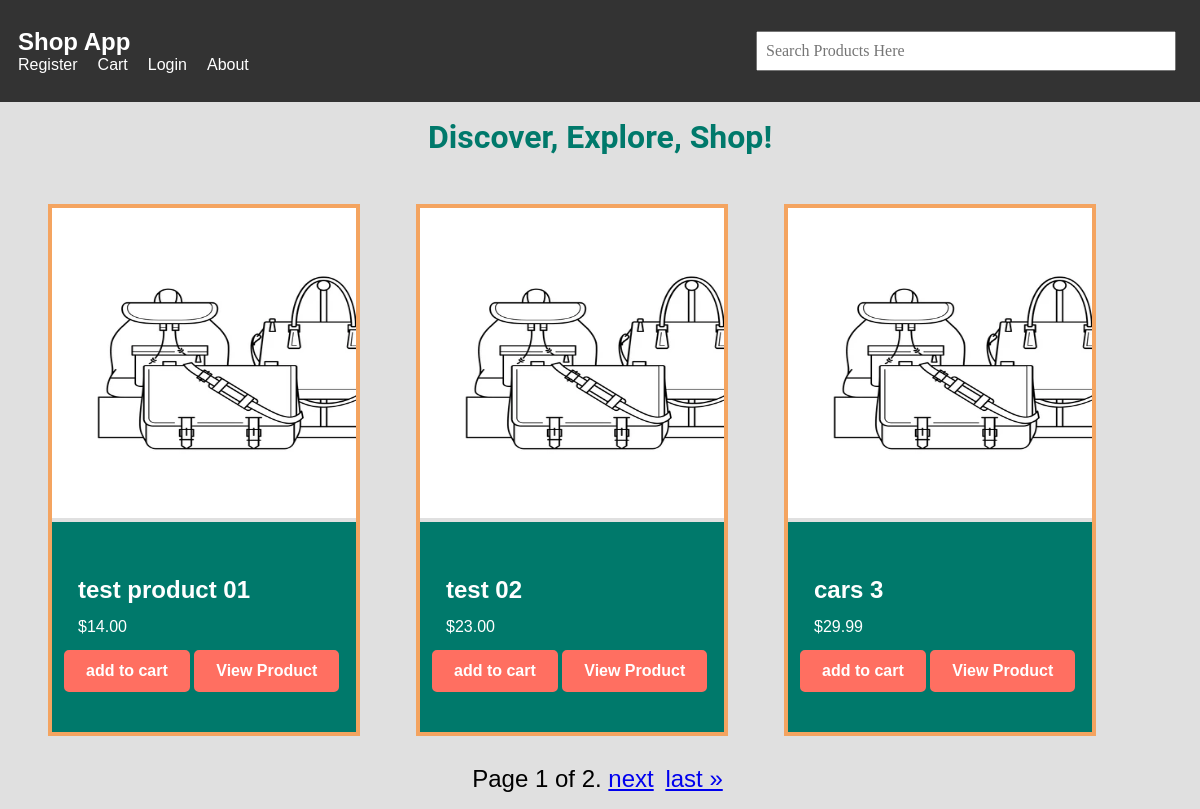
/store/, run on the app's committed database.
### product/models.py (models this page shows, shortened)
class Product(models.Model):
    name = models.CharField(max_length=100)
    description = models.TextField()
    price = models.DecimalField(max_digits=10, decimal_places=2)
    category = models.CharField(max_length=50)
    image = models.ImageField(upload_to='product_images/', default='product_images/placeholder_product.webp')
    stock_quantity = models.IntegerField(default=0)
    date_added = models.DateTimeField(auto_now_add=True)
    brand = models.CharField(max_length=50)
    active = models.BooleanField(default=True)

### product/views.py (the view, shortened to what this page needs)
# urls.py: path("", ProductListView.as_view(), name="products"),
class ProductListView(ListView):
    model = Product
    template_name = 'product/index.html'
    context_object_name = 'products'
    paginate_by = 3  # Number of products per page

### product/templates/product/index.html (shortened to what this page needs)
{% extends 'product/base.html' %}
{% load static %}
{% block css %}
<link rel="stylesheet" href="{% static 'product/index.css' %}">
{% endblock %}
{% block content %}
<h1 class="home-heading">Discover, Explore, Shop!</h1>
<div class="home-grid">
{% for product in products %}
<div class="home-card">
    <div class="home-card-img">
    <img  src="{{ product.image.url }}" alt="{{product.name}}">
    </div>
    <div class="home-card-details">
        <h4>{{product.name}}</h4>
        <p>${{product.price}}</p>
        <div class="home-card-btns">
            <a href="{% url 'cart:add_to_cart' product.id %}">add to cart</a>
            <a href="{% url 'product:product_detail' product.id  %}">View Product</a>
        </div>
    </div>
</div>
{% endfor %}
</div>
<div class="pagination">
    <span class="step-links">
        {% if is_paginated %}
            <span class="current">
                Page {{ page_obj.number }} of {{ paginator.num_pages }}.
            </span>
            {% if page_obj.has_next %}
                <a href="?page={{ page_obj.next_page_number }}">next</a>
                <a href="?page={{ paginator.num_pages }}">last &raquo;</a>
            {% endif %}
        {% endif %}
    </span>
</div>
{% endblock %}

### product/static/product/base.css (style rules this page uses)
* { margin: 0; padding: 0; box-sizing: border-box; }
body { font-family: Arial, sans-serif; background-color: #E0E0E0; }

### product/static/product/index.css (style rules this page uses)
.home-heading { text-align: center; margin-top: 2vh; font-family: 'Roboto', sans-serif; color: #00796B; }
.home-grid { display: grid; grid-template-columns: 1fr 1fr 1fr; padding: 4vw; padding-bottom: 2vw; margin-bottom: 5px; }
.home-card { border: 4px sandybrown solid; width: 26vw; overflow: hidden; }
.home-card-img img { width: 391px; height: 310px; }
.home-card-details { background-color:#00796B; padding: 5vh 1vw; color: #fff; }
.home-card-details p, .home-card-details h4 { margin: 14px; }
.home-card-details h4 { font-size: 1.5rem; }
.home-card-btns a { display: inline-block; padding: 10px 20px; font-size: 16px; font-weight: bold; text-align: center; text-decoration: none; color: #fff; background-color: #FF6F61; border: 2px solid #FF6F61; border-radius: 5px; transition: background-color 0.3s, color 0.3s; }
.pagination { text-align: center; font-size: x-large; margin-bottom: 2vh; }
.pagination a { display: inline-block; margin-right: 5px; }

### data on the page
Product: image (placeholder picture), name "test product 01", price "14.00"
Product: image (placeholder picture), name "test 02", price "23.00"
Product: image (placeholder picture), name "cars 3", price "29.99"

### other printed values
{{ page_obj.number }} "1"
{{ paginator.num_pages }} "2"
